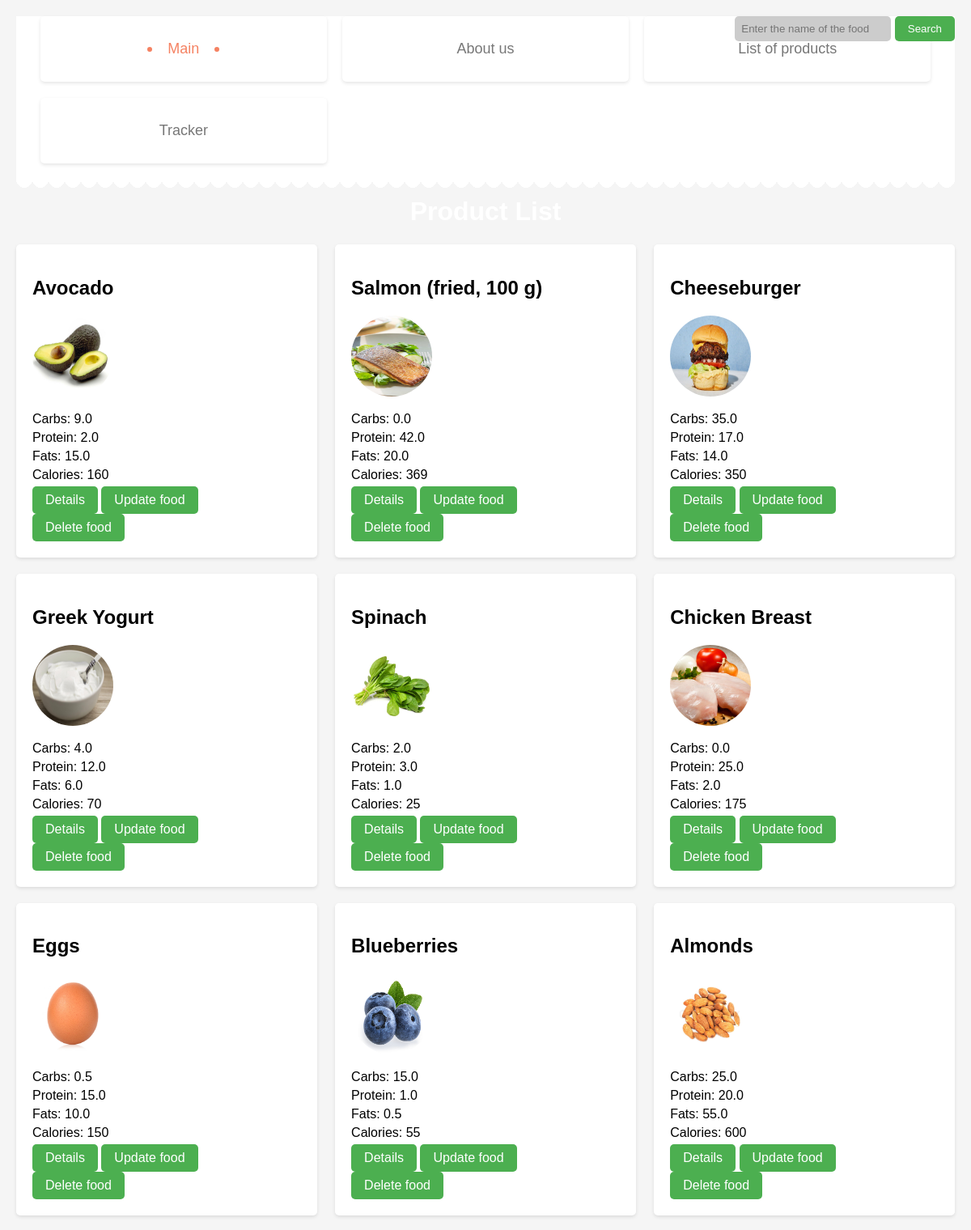
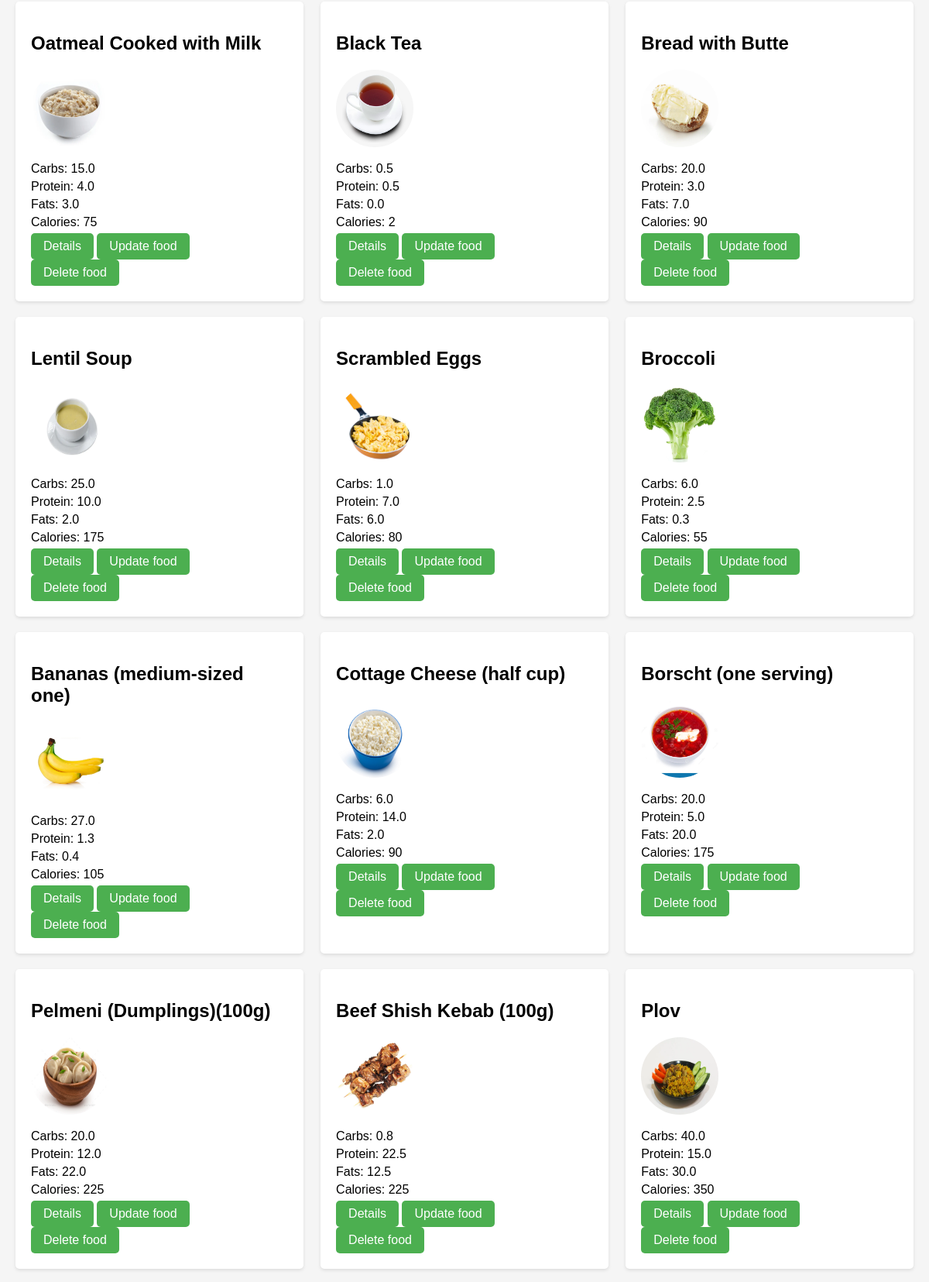
Page /foods/ (upper part) on the committed database (2 pictures, top to bottom).
### blog/models.py (models this page shows, shortened)
class Food(models.Model):
    name = models.CharField(max_length=100)
    image = models.ImageField(upload_to='blog/', blank=True)
    description = models.TextField(blank=True)
    carbs = models.FloatField()
    protein = models.FloatField()
    fats = models.FloatField()
    calories = models.IntegerField()

### blog/views.py (the view)
# urls.py: path('foods/', views.food_list, name='products_list'),
def food_list(request):
    foods = Food.objects.all()
    return render(request, 'products_list.html', {'foods': foods})

### templates/products_list.html (shortened to what this page needs)
{% load static %}
<!DOCTYPE html>
<html>
<head>
</head>
<body style="background-image: url('{% static 'mainpage/images/List.jpg' %}');
             background-size: cover;
             background-repeat: no-repeat;
             background-attachment: fixed;">
    <form action="{% url 'food_search' %}" method="GET" class="search-form" role="search">
        <input name="q" type="search" placeholder="Enter the name of the food" aria-label="Search">
        <button type="submit">Search</button>
    </form>
    <nav>
        <ul class="menu-main">
            <li><a href="{% url 'mainpage' %}" class="current">Main</a></li>
            <li><a href="{% url 'aboutus' %}">About us</a></li>
            <li><a href="{% url 'products_list' %}">List of products</a></li>
            <li><a href="/tracker/">Tracker</a></li>
        </ul>
    </nav>
    <h1>Product List</h1>
    {% if foods %}
        <ul>
            {% for food in foods %}
                <li>
                    <h2>{{ food.name }}</h2>
                    {% if food.image %}
                        <img src="{{ food.image.url }}" alt="{{ food.name }} image" width="100" height="100">
                    {% endif %}
                    <p>Carbs: {{ food.carbs }}</p>
                    <p>Protein: {{ food.protein }}</p>
                    <p>Fats: {{ food.fats }}</p>
                    <p>Calories: {{ food.calories }}</p>
                    <a href="/food/{{food.id}}/" class="a1">Details</a>
                    <a href="/food/{{food.id}}/update/" class="a1" style="margin-right: 10px;">Update food</a>
                    <a href="/food/{{food.id}}/delete/" class="a1">Delete food</a>
                </li>
            {% endfor %}
        </ul>
    {% else %}
        <p>No available products.</p>
    {% endif %}
</body>
</html>

### templates/products_list.html (style rules this page uses)
body { font-family: Arial, sans-serif; background-color: #f5f5f5; margin: 0; padding: 20px; }
h1 { text-align: center; color: #FFFFFF; }
ul { list-style: none; padding: 0; display: flex; flex-wrap: wrap; justify-content: space-between; }
li { background-color: #fff; border-radius: 5px; box-shadow: 0 2px 4px rgba(0, 0, 0, 0.1); margin-bottom: 20px; padding: 20px; flex-basis: calc(30.33% - 20px); }
img { border-radius: 50%; margin-bottom: 10px; }
p { margin: 5px 0; }
.a1 { display: inline-block; padding: 8px 16px; text-decoration: none; background-color: #4CAF50; color: white; border-radius: 5px; transition: background-color 0.3s; }
.search-form { position: fixed; top: 20px; right: 20px; z-index: 999; }
.search-form input[type="search"] { padding: 8px; border-radius: 5px; border: none; outline: none; transition: all 0.3s ease-in-out; background-color: #ccc; }
.search-form button { padding: 8px 16px; border: none; border-radius: 5px; background-color: #4CAF50; color: white; transition: all 0.3s ease-in-out; cursor: pointer; }
.menu-main { list-style: none; padding: 0 30px; margin: 0; font-size: 18px; text-align: center; position: relative; background: white; }
.menu-main:after { content: ""; position: absolute; width: 100%; height: 20px; left: 0; bottom: -20px; background: radial-gradient(white 0%, white 70%, rgba(255,255,255,0) 70%, rgba(255,255,255,0) 100%) 0 -10px; background-size: 20px 20px; background-repeat: repeat-x; }
.menu-main li { display: inline-block; }
.menu-main a { text-decoration: none; display: inline-block; margin: 0 15px; padding: 10px 30px; font-family: 'PT Sans Caption', sans-serif; color: #777777; transition: .3s linear; position: relative; }
.menu-main a:before, .menu-main a:after { content: ""; position: absolute; top: calc(50% - 3px); width: 6px; height: 6px; border-radius: 50%; background: #F58262; opacity: 0; transition: .5s ease-in-out; }
.menu-main a:before { left: 5px; }
.menu-main a:after { right: 5px; }
.menu-main a.current:before, .menu-main a.current:after, .menu-main a:hover:before, .menu-main a:hover:after { opacity: 1; }
.menu-main a.current, .menu-main a:hover { color: #F58262; }
nav { background-color: #A4C9B8; }
.a1 { transition: all 0.3s ease-in-out; }
h1 { transition: color 0.3s ease-in-out; }
li { transition: all 0.3s ease-in-out; }
img { transition: all 0.3s ease-in-out; }
li { opacity: 0; transition: opacity 0.5s ease-in-out; }
li:nth-child(odd) { transform: translateX(-50px); }
li:nth-child(even) { transform: translateX(50px); }
li.animate { opacity: 1; transform: translateX(0); }

### rows in the picture
Food: name "Avocado", image (picture), carbs "9.0", protein "2.0", fats "15.0", calories "160"
Food: name "Salmon (fried, 100 g)", image (picture), carbs "0.0", protein "42.0", fats "20.0", calories "369"
Food: name "Cheeseburger", image (picture), carbs "35.0", protein "17.0", fats "14.0", calories "350"
Food: name "Greek Yogurt", image (picture), carbs "4.0", protein "12.0", fats "6.0", calories "70"
Food: name "Spinach", image (picture), carbs "2.0", protein "3.0", fats "1.0", calories "25"
Food: name "Chicken Breast", image (picture), carbs "0.0", protein "25.0", fats "2.0", calories "175"
Food: name "Eggs", image (picture), carbs "0.5", protein "15.0", fats "10.0", calories "150"
Food: name "Blueberries", image (picture), carbs "15.0", protein "1.0", fats "0.5", calories "55"
Food: name "Almonds", image (picture), carbs "25.0", protein "20.0", fats "55.0", calories "600"
Food: name "Oatmeal Cooked with Milk", image (picture), carbs "15.0", protein "4.0", fats "3.0", calories "75"
Food: name "Black Tea", image (picture), carbs "0.5", protein "0.5", fats "0.0", calories "2"
Food: name "Bread with Butte", image (picture), carbs "20.0", protein "3.0", fats "7.0", calories "90"
Food: name "Lentil Soup", image (picture), carbs "25.0", protein "10.0", fats "2.0", calories "175"
Food: name "Scrambled Eggs", image (picture), carbs "1.0", protein "7.0", fats "6.0", calories "80"
Food: name "Broccoli", image (picture), carbs "6.0", protein "2.5", fats "0.3", calories "55"
Food: name "Bananas (medium-sized one)", image (picture), carbs "27.0", protein "1.3", fats "0.4", calories "105"
Food: name "Cottage Cheese (half cup)", image (picture), carbs "6.0", protein "14.0", fats "2.0", calories "90"
Food: name "Borscht (one serving)", image (picture), carbs "20.0", protein "5.0", fats "20.0", calories "175"
Food: name "Pelmeni (Dumplings)(100g)", image (picture), carbs "20.0", protein "12.0", fats "22.0", calories "225"
Food: name "Beef Shish Kebab (100g)", image (picture), carbs "0.8", protein "22.5", fats "12.5", calories "225"
Food: name "Plov", image (picture), carbs "40.0", protein "15.0", fats "30.0", calories "350"
